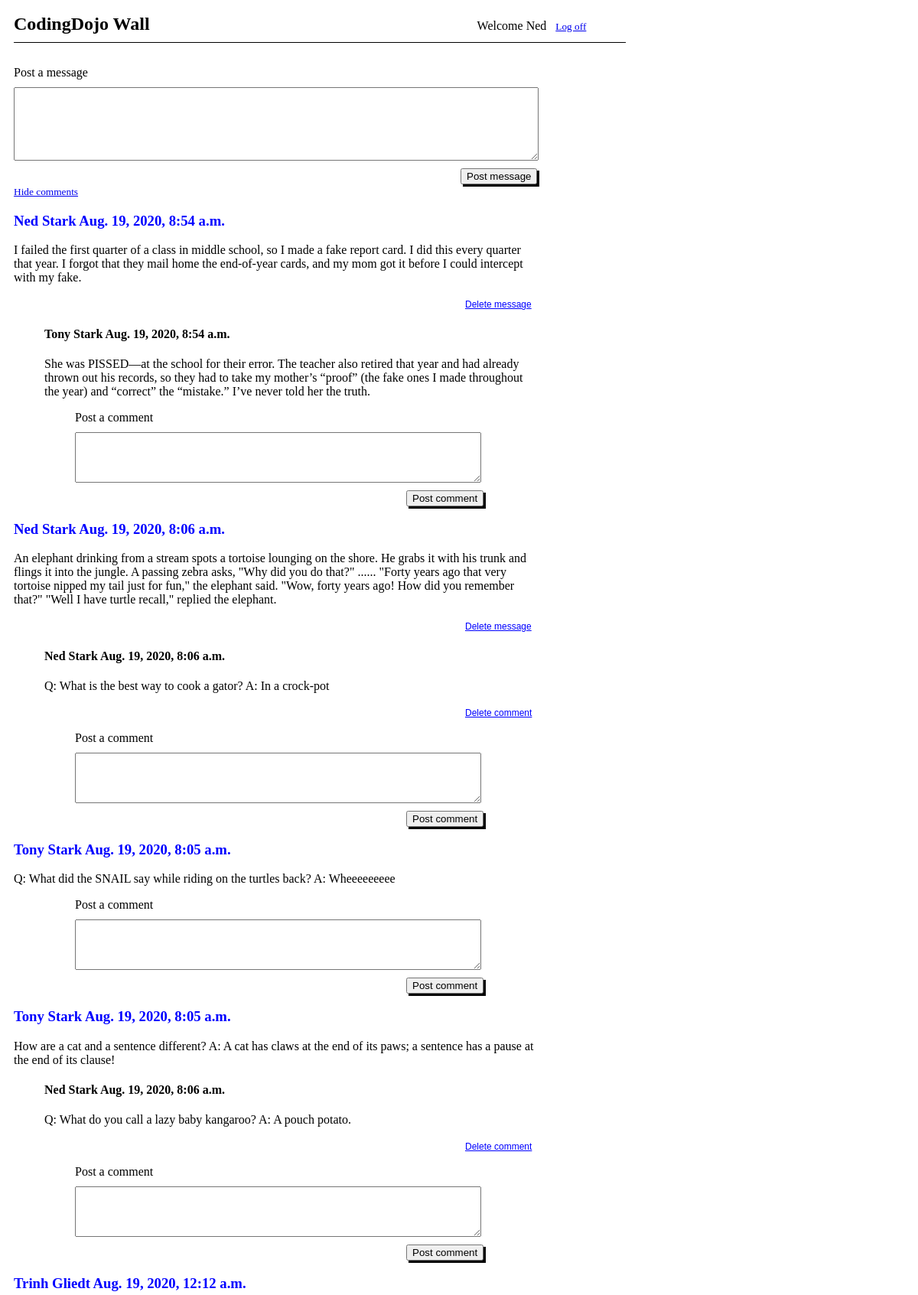
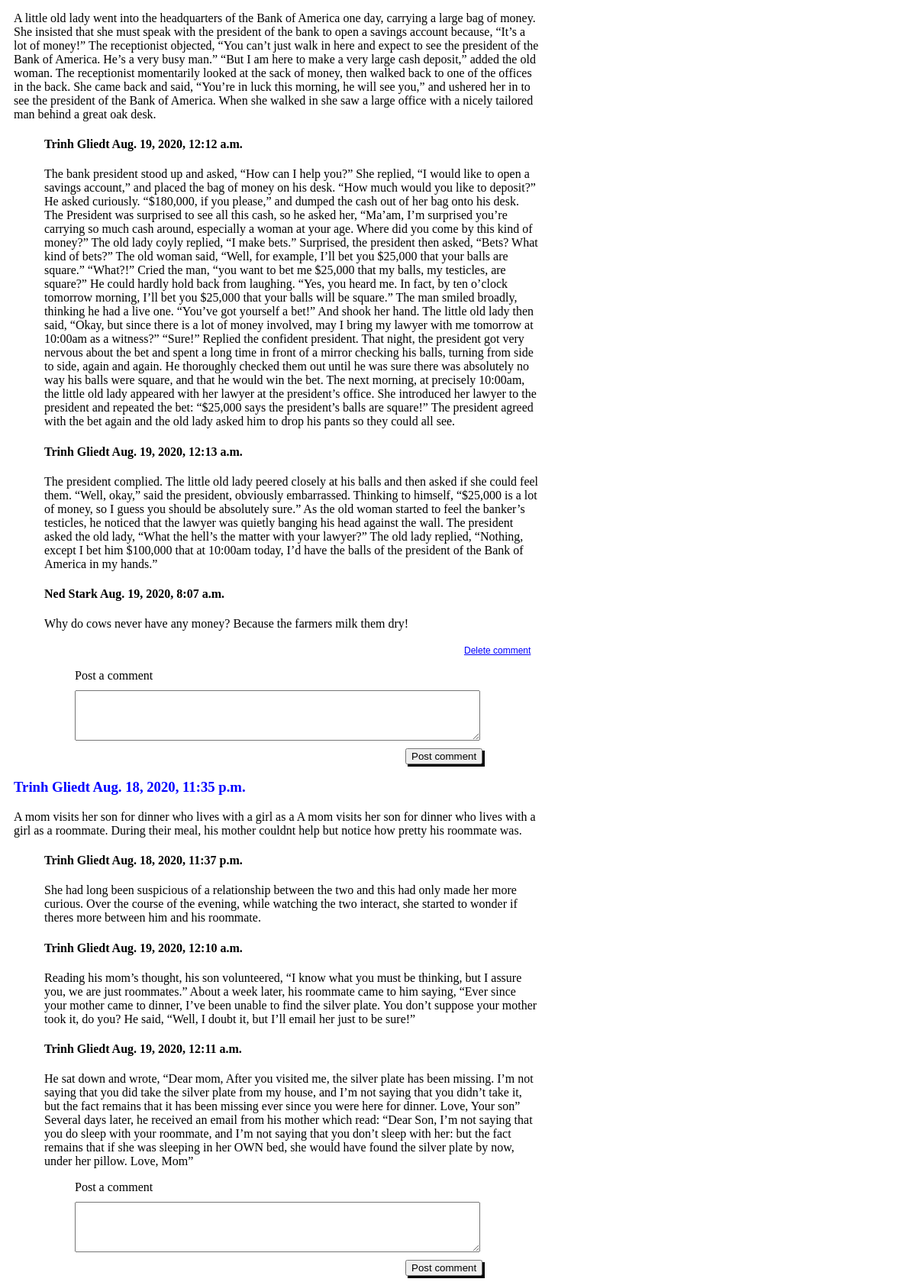
Page /user/message/comment (signed in) on the committed database (2 pictures, top to bottom).
### main/models.py (models this page shows)
class User(models.Model):
    first_name = models.CharField(max_length=255)
    last_name = models.CharField(max_length=255)
    email = models.EmailField(max_length=255)
    password = models.CharField(max_length=64)
    created_at = models.DateTimeField(auto_now_add = True)
    updated_at = models.DateTimeField(auto_now = True)
    objects = UserManager()

class Message(models.Model):
    message = models.TextField()
    user = models.ForeignKey(
        User,
        related_name='message',
        on_delete=models.CASCADE)
    created_at = models.DateTimeField(auto_now_add = True)
    updated_at = models.DateTimeField(auto_now = True)

class Comment(models.Model):
    comment = models.TextField()
    user = models.ForeignKey(
        User,
        related_name='comment',
        on_delete=models.CASCADE)
    message = models.ForeignKey(
        Message,
        related_name='comment',
        on_delete=models.CASCADE)
    created_at = models.DateTimeField(auto_now_add = True)
    updated_at = models.DateTimeField(auto_now = True)

### main/views.py (the view)
# urls.py: path('user/message/comment', views.display_comment), #GET: if user is not logged in: redirect to root. If user is logged in, render messageWithComment.html (which includes input form to post comments)
def display_comment(request):
    if "user_id" not in request.session:
        messages.error(request, "You need to log in to see that page.")
        return redirect("/")
    context = {
        "this_user": User.objects.get(id=request.session["user_id"]),
        "cmt_on": True,
        "all_users_msgs": Message.objects.all(),
    }
    return render(request, 'message.html', context)

### main/templates/message.html (shortened to what this page needs)
<!DOCTYPE html>
<html lang="en">
<head>
    {% load static %}
    <link rel='stylesheet' href='{% static 'wallMsgStyle.css' %}'>
</head>
<body>
    <div id="container">
        <div id="headerbox">
            <h2>CodingDojo Wall</h2>
            <p>Welcome {{ this_user.first_name }}</p>
            <a href="/user/logout">Log off</a>
        </div>
        <form action="/user/message/update" method="POST">
            <label for="msg_input">Post a message</label>
            <textarea name="msg_input" cols="80" rows="6"></textarea>
            <button>Post message</button>
        </form>
        {% if cmt_on == False %}
        <a class="msg" href="/user/message/comment">Show comments</a>
        {% else %}
        <a class="msg" href="/user/message">Hide comments</a>
        {% endif %}
        {% for msg in all_users_msgs reversed %}
            <h3 class="msg">{{ msg.user.first_name }} {{ msg.user.last_name }}  {{ msg.created_at }}</h3>
            <p class="msg">{{ msg.message }}
                {% if msg.user_id == this_user.id %}
                <form action="/user/message/{{ msg.id }}/delete" method = "POST">
                    <button class="linkStyle">Delete message</button>
                </form>
                {% endif %}
            </p>
            {% if cmt_on == True %}
                {% for cmt in msg.comment.all %}
                    <h4 class="cmt">{{ cmt.user.first_name }} {{ cmt.user.last_name }}  {{ cmt.created_at }}</h4>
                    <p class="cmt">{{ cmt.comment }}
                        {% if cmt.user_id == this_user.id %}
                        <form action="/user/message/comment/{{ cmt.id }}/delete" method = "POST">
                            <button class="linkStyle">Delete comment</button>
                        </form>
                        {% endif %}
                    </p>
                {% endfor %}
                <form class="cmt" action="/user/message/{{ msg.id }}/comment/update" method="POST">
                    <label class="cmt" for="cmt_input">Post a comment</label>
                    <textarea class="cmt" name="cmt_input" cols="80" rows="4"></textarea>
                    <button>Post comment</button>
                </form>
            {% endif %}
        {% endfor %}
    </div>
</body>
</html>

### main/static/wallMsgStyle.css (style rules this page uses)
#container { width: 800px; padding: 0 10px; }
#headerbox h2, #headerbox p { display: inline; }
#headerbox h2 { margin-right: 53%; }
#headerbox { padding: 10px 0; border-bottom: 1px solid black; margin-bottom: 30px; }
#headerbox p { margin-right: 1%; }
textarea { width: 85%; display: block; margin: 10px 0;; }
button { box-shadow: 3px 3px black; margin-left: 73%; }
.msg { width: 86%; }
a { font-size: 10pt; }
.cmt { margin-left: 40px; width: 81%; }
h3 { color: blue; }
.linkStyle { background: transparent; border: none; box-shadow: none; text-decoration: underline; font-size: 9pt; color: blue; }

### rows in the picture
User: first_name "Ned"
Message: user.first_name "Ned", user.last_name "Stark", created_at "Aug. 19, 2020, 8:54 a.m.", message "I failed the first quarter of a class in middle school, so I made a fake report card. I did this every quarter that year. I forgot that they mail home the end-of-year cards, and my mom got it before I could intercept with my fake."
Comment: user.first_name "Tony", user.last_name "Stark", created_at "Aug. 19, 2020, 8:54 a.m.", comment "She was PISSED—at the school for their error. The teacher also retired that year and had already thrown out his records, so they had to take my mother’s “proof” (the fake ones I made throughout the year) and “correct” the “mistake.” I’ve never told her the truth."
Message: user.first_name "Ned", user.last_name "Stark", created_at "Aug. 19, 2020, 8:06 a.m.", message "An elephant drinking from a stream spots a tortoise lounging on the shore. He grabs it with his trunk and flings it into the jungle. A passing zebra asks, \"Why did you do that?\" ...... \"Forty years ago that very tortoise nipped my tail just for fun,\" the elephant said. \"Wow, forty years ago! How did you remember that?\" \"Well I have turtle recall,\" replied the elephant."
Comment: user.first_name "Ned", user.last_name "Stark", created_at "Aug. 19, 2020, 8:06 a.m.", comment "Q: What is the best way to cook a gator? A: In a crock-pot"
Message: user.first_name "Tony", user.last_name "Stark", created_at "Aug. 19, 2020, 8:05 a.m.", message "Q: What did the SNAIL say while riding on the turtles back? A: Wheeeeeeeee"
Message: user.first_name "Tony", user.last_name "Stark", created_at "Aug. 19, 2020, 8:05 a.m.", message "How are a cat and a sentence different? A: A cat has claws at the end of its paws; a sentence has a pause at the end of its clause!"
Comment: user.first_name "Ned", user.last_name "Stark", created_at "Aug. 19, 2020, 8:06 a.m.", comment "Q: What do you call a lazy baby kangaroo? A: A pouch potato."
Message: user.first_name "Trinh", user.last_name "Gliedt", created_at "Aug. 19, 2020, 12:12 a.m.", message "A little old lady went into the headquarters of the Bank of America one day, carrying a large bag of money. She insisted that she must speak with the president of the bank to open a savings account because, “It’s a lot of money!” The receptionist objected, “You can’t just walk in here and expect to see the president of the Bank of America. He’s a very busy man.” “But I am here to make a very large cash deposit,” added the old woman. The receptionist momentarily looked at the sack of money, then walked back to one of the offices in the back. She came back and said, “You’re in luck this morning, he will see you,” and ushered her in to see the president of the Bank of America. When she walked…"
Comment: user.first_name "Trinh", user.last_name "Gliedt", created_at "Aug. 19, 2020, 12:12 a.m.", comment "The bank president stood up and asked, “How can I help you?” She replied, “I would like to open a savings account,” and placed the bag of money on his desk. “How much would you like to deposit?” He asked curiously. “$180,000, if you please,” and dumped the cash out of her bag onto his desk. The President was surprised to see all this cash, so he asked her, “Ma’am, I’m surprised you’re carrying so much cash around, especially a woman at your age. Where did you come by this kind of money?” The old lady coyly replied, “I make bets.” Surprised, the president then asked, “Bets? What kind of bets?” The old woman said, “Well, for example, I’ll bet you $25,000 that your balls are square.” “What?!”…"
Comment: user.first_name "Trinh", user.last_name "Gliedt", created_at "Aug. 19, 2020, 12:13 a.m.", comment "The president complied. The little old lady peered closely at his balls and then asked if she could feel them. “Well, okay,” said the president, obviously embarrassed. Thinking to himself, “$25,000 is a lot of money, so I guess you should be absolutely sure.” As the old woman started to feel the banker’s testicles, he noticed that the lawyer was quietly banging his head against the wall. The president asked the old lady, “What the hell’s the matter with your lawyer?” The old lady replied, “Nothing, except I bet him $100,000 that at 10:00am today, I’d have the balls of the president of the Bank of America in my hands.”"
Comment: user.first_name "Ned", user.last_name "Stark", created_at "Aug. 19, 2020, 8:07 a.m.", comment "Why do cows never have any money? Because the farmers milk them dry!"
Message: user.first_name "Trinh", user.last_name "Gliedt", created_at "Aug. 18, 2020, 11:35 p.m.", message "A mom visits her son for dinner who lives with a girl as a A mom visits her son for dinner who lives with a girl as a roommate. During their meal, his mother couldnt help but notice how pretty his roommate was."
Comment: user.first_name "Trinh", user.last_name "Gliedt", created_at "Aug. 18, 2020, 11:37 p.m.", comment "She had long been suspicious of a relationship between the two and this had only made her more curious. Over the course of the evening, while watching the two interact, she started to wonder if theres more between him and his roommate."
Comment: user.first_name "Trinh", user.last_name "Gliedt", created_at "Aug. 19, 2020, 12:10 a.m.", comment "Reading his mom’s thought, his son volunteered, “I know what you must be thinking, but I assure you, we are just roommates.” About a week later, his roommate came to him saying, “Ever since your mother came to dinner, I’ve been unable to find the silver plate. You don’t suppose your mother took it, do you? He said, “Well, I doubt it, but I’ll email her just to be sure!”"
Comment: user.first_name "Trinh", user.last_name "Gliedt", created_at "Aug. 19, 2020, 12:11 a.m.", comment "He sat down and wrote, “Dear mom, After you visited me, the silver plate has been missing. I’m not saying that you did take the silver plate from my house, and I’m not saying that you didn’t take it, but the fact remains that it has been missing ever since you were here for dinner. Love, Your son” Several days later, he received an email from his mother which read: “Dear Son, I’m not saying that you do sleep with your roommate, and I’m not saying that you don’t sleep with her: but the fact remains that if she was sleeping in her OWN bed, she would have found the silver plate by now, under her pillow. Love, Mom”"
